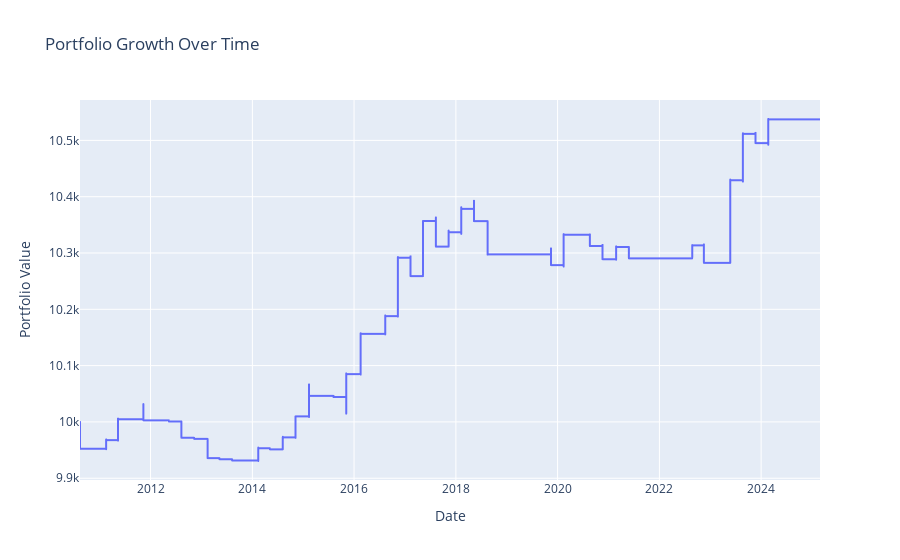
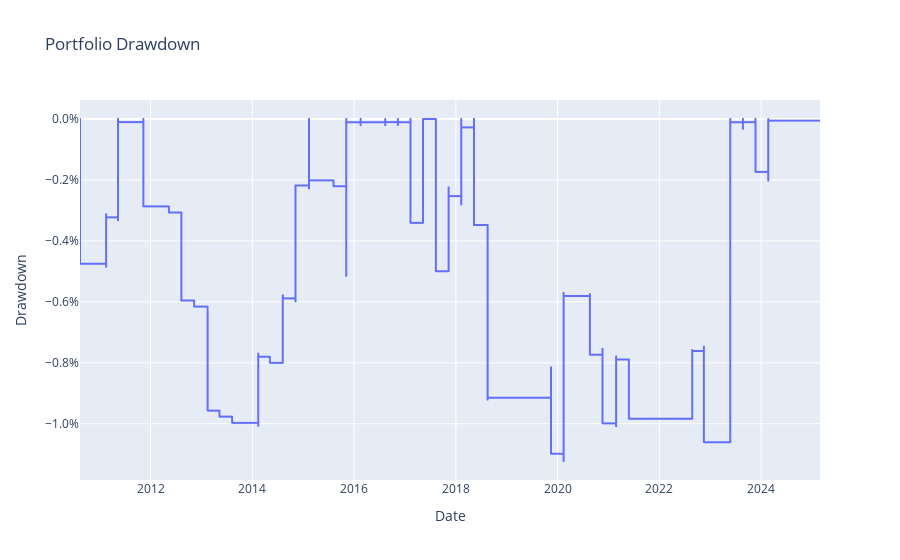

Source (notebook cell) for these figures, in order:
### Code cell
import numpy as np
import plotly.express as px
import pandas as pd
import os
import datetime
import sys
import subprocess

# Try to install kaleido if it's not already installed
try:
    import kaleido
    has_kaleido = True
except ImportError:
    has_kaleido = False
    print("Kaleido package not found. Attempting to install...")
    try:
        subprocess.check_call([sys.executable, "-m", "pip", "install", "kaleido"])
        has_kaleido = True
        print("Kaleido installed successfully!")
    except Exception as e:
        print(f"Could not install kaleido: {e}")
        print("Will continue without image export capability")

# Function to create a results directory
def create_results_dir(base_path=None):
    """
    Creates a directory for saving results based on current timestamp
    Returns the path to the created directory
    """
    # If no base path provided, use the directory where the notebook is located
    if base_path is None:
        base_path = os.path.dirname(os.path.abspath('Backtest.ipynb'))
    
    # Create a timestamp-based folder name
    timestamp = datetime.datetime.now().strftime("%Y%m%d_%H%M%S")
    results_dir = os.path.join(base_path, f"{selected}_portfolio_analysis_{timestamp}")
    
    # Create the directory if it doesn't exist
    if not os.path.exists(results_dir):
        os.makedirs(results_dir)
        
    return results_dir

# Create results directory
results_dir = create_results_dir()
print(f"Portfolio analysis results will be saved to: {results_dir}")

# Assuming self.portfolio_value is a list of portfolio values over time
portfolio_values = thestrat.portfolio_value

# Calculate total return
initial_value = portfolio_values[0]
final_value = portfolio_values[-1]
total_return = (final_value - initial_value) / initial_value

# Calculate the number of years
num_days = len(portfolio_values)  # Assuming daily data
num_years = num_days / 252  # Assuming 252 trading days in a year

# Calculate annualized return
annual_return = (1 + total_return) ** (1 / num_years) - 1

# Print the annual return
print(f"Annual Return: {annual_return * 100:.2f}%")

# Create a DataFrame for portfolio values
portfolio_df = pd.DataFrame({
    'Date': price_df.index,  # Replace with actual dates
    'Portfolio Value': portfolio_values
})

# Save portfolio data to CSV
portfolio_df.to_csv(os.path.join(results_dir, f"{selected}_portfolio_values.csv"), index=False)
print(f"Portfolio data saved to CSV")

# Plot portfolio growth
fig = px.line(portfolio_df, x='Date', y='Portfolio Value', title='Portfolio Growth Over Time')
fig.write_html(os.path.join(results_dir, f"{selected}_portfolio_growth.html"))
if has_kaleido:
    try:
        fig.write_image(os.path.join(results_dir, f"{selected}_portfolio_growth.png"))
    except Exception as e:
        print(f"Warning: Could not save image: {e}")
fig.show()

# Calculate additional metrics
# Compute daily returns
portfolio_df['Daily_Return'] = portfolio_df['Portfolio Value'].pct_change()

# Calculate drawdown
portfolio_df['Peak'] = portfolio_df['Portfolio Value'].cummax()
portfolio_df['Drawdown'] = (portfolio_df['Portfolio Value'] - portfolio_df['Peak']) / portfolio_df['Peak']

# Calculate volatility (annualized)
volatility = portfolio_df['Daily_Return'].std() * np.sqrt(252)

# Calculate Sharpe ratio (assuming risk-free rate of 0% for simplicity)
sharpe_ratio = annual_return / volatility if volatility != 0 else 0

# Calculate maximum drawdown
max_drawdown = portfolio_df['Drawdown'].min()

# Save additional portfolio metrics to CSV
metrics_df = pd.DataFrame({
    'Metric': ['Initial Value', 'Final Value', 'Total Return', 'Annual Return', 
               'Volatility', 'Sharpe Ratio', 'Maximum Drawdown', 'Number of Trading Days'],
    'Value': [initial_value, final_value, total_return, annual_return, 
              volatility, sharpe_ratio, max_drawdown, num_days]
})

metrics_df.to_csv(os.path.join(results_dir, f"{selected}_portfolio_metrics.csv"), index=False)
print(f"Portfolio metrics saved to CSV")

# Plot drawdown
fig_drawdown = px.line(portfolio_df, x='Date', y='Drawdown', title='Portfolio Drawdown')
fig_drawdown.update_layout(yaxis_tickformat='.1%')
fig_drawdown.write_html(os.path.join(results_dir, f"{selected}_portfolio_drawdown.html"))
if has_kaleido:
    try:
        fig_drawdown.write_image(os.path.join(results_dir, f"{selected}_portfolio_drawdown.png"))
    except Exception as e:
        print(f"Warning: Could not save drawdown image: {e}")
fig_drawdown.show()

# Create a summary text file
with open(os.path.join(results_dir, f"{selected}_portfolio_summary.txt"), "w") as f:
    f.write(f"Portfolio Analysis Summary\n")
    f.write(f"=========================\n\n")
    f.write(f"Generated on: {datetime.datetime.now().strftime('%Y-%m-%d %H:%M:%S')}\n\n")
    f.write(f"Initial Portfolio Value: ${initial_value:.2f}\n")
    f.write(f"Final Portfolio Value: ${final_value:.2f}\n")
    f.write(f"Total Return: {total_return * 100:.2f}%\n")
    f.write(f"Annual Return: {annual_return * 100:.2f}%\n")
    f.write(f"Volatility (Annualized): {volatility * 100:.2f}%\n")
    f.write(f"Sharpe Ratio: {sharpe_ratio:.2f}\n")
    f.write(f"Maximum Drawdown: {max_drawdown * 100:.2f}%\n")
    f.write(f"Trading Period: {num_days} days ({num_years:.2f} years)\n")

print(f"All portfolio analysis results saved to {results_dir}")

### Figure 1 — Plotly figure (JSON) as saved in the notebook; plotly's stock layout.template omitted (floating-point values rounded to 4 significant figures; data arrays with more than 128 entries replaced by an {"elided": "..."} marker saying what was removed)
{"data": [{"hovertemplate": "Date=%{x}<br>Portfolio Value=%{y}<extra></extra>", "legendgroup": "", "line": {"color": "#636efa", "dash": "solid"}, "marker": {"symbol": "circle"}, "mode": "lines", "name": "", "showlegend": false, "type": "scattergl", "x": {"elided": "1885 str values"}, "xaxis": "x", "y": {"elided": "1885 float values"}, "yaxis": "y"}], "layout": {"legend": {"tracegroupgap": 0}, "title": {"text": "Portfolio Growth Over Time"}, "xaxis": {"anchor": "y", "domain": [0, 1], "title": {"text": "Date"}}, "yaxis": {"anchor": "x", "domain": [0, 1], "title": {"text": "Portfolio Value"}}}}

### Figure 2 — Plotly figure (JSON) as saved in the notebook; plotly's stock layout.template omitted (floating-point values rounded to 4 significant figures; data arrays with more than 128 entries replaced by an {"elided": "..."} marker saying what was removed)
{"data": [{"hovertemplate": "Date=%{x}<br>Drawdown=%{y}<extra></extra>", "legendgroup": "", "line": {"color": "#636efa", "dash": "solid"}, "marker": {"symbol": "circle"}, "mode": "lines", "name": "", "showlegend": false, "type": "scattergl", "x": {"elided": "1885 str values"}, "xaxis": "x", "y": {"elided": "1885 float values"}, "yaxis": "y"}], "layout": {"legend": {"tracegroupgap": 0}, "title": {"text": "Portfolio Drawdown"}, "xaxis": {"anchor": "y", "domain": [0, 1], "title": {"text": "Date"}}, "yaxis": {"anchor": "x", "domain": [0, 1], "tickformat": ".1%", "title": {"text": "Drawdown"}}}}
